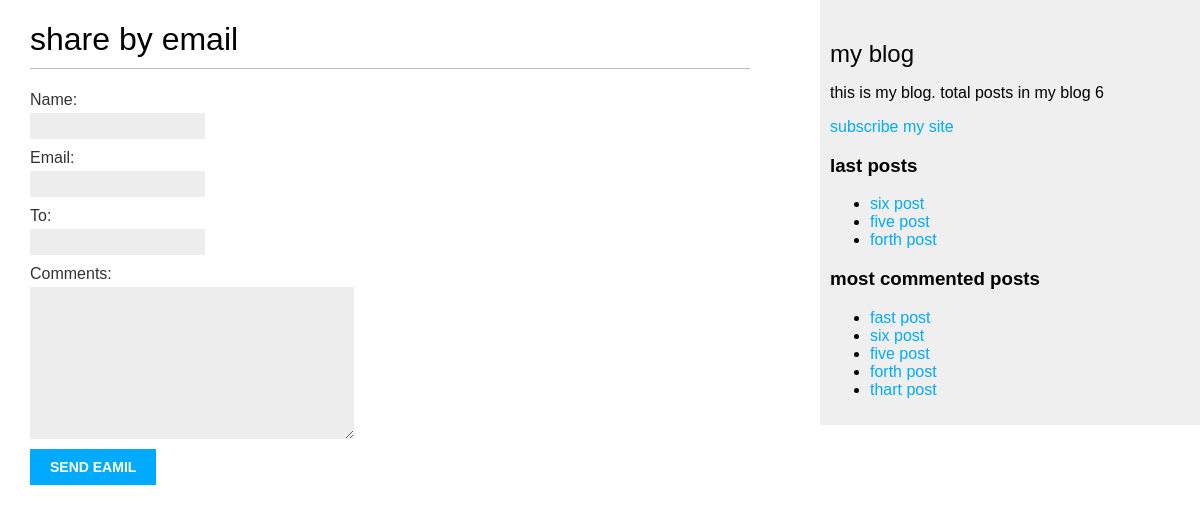
/blog/5/share/, run on an earlier commit of the app's database.
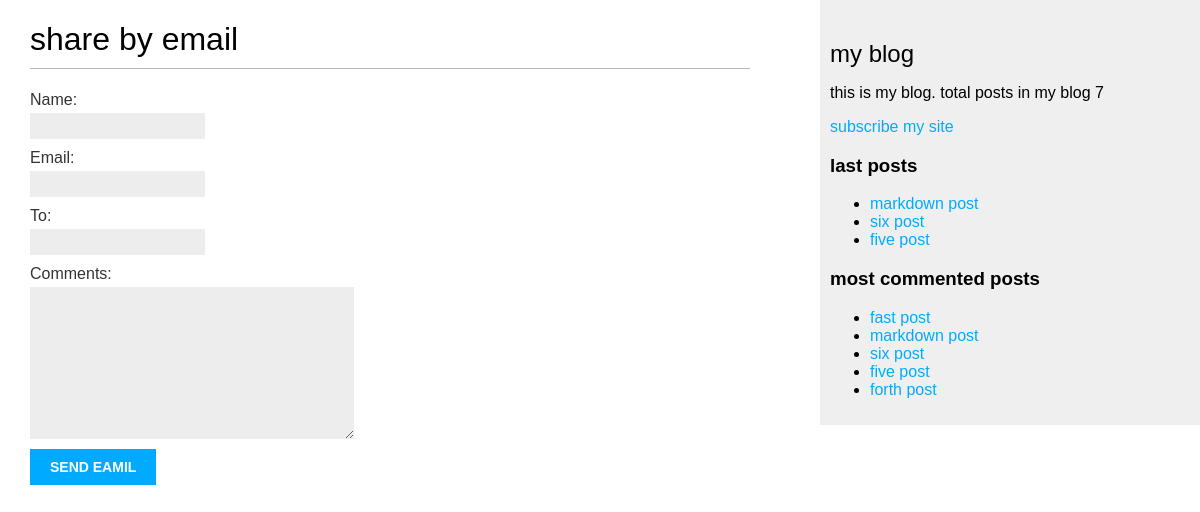
And on a later commit of the database.
### blogpost/models.py (models this page shows, shortened)
class Post(models.Model):
    class Status(models.TextChoices):
        PUBLISH = 'PB','Publish'
        DRAFT = 'DR','Draft'
    title = models.CharField(max_length=50)
    slug = models.SlugField(
        max_length=50,
        unique_for_date='publish')
    author = models.ForeignKey(
        settings.AUTH_USER_MODEL,
        on_delete=models.CASCADE)
    created = models.DateTimeField(auto_now_add=True)
    updated = models.DateTimeField(auto_now=True)
    publish = models.DateTimeField(default=timezone.now)
    body = models.TextField()
    status = models.CharField(
        max_length=2,
        choices=Status,
        default=Status.DRAFT
    )
    objects = models.Manager()
    published = PublishedManager()
    tags = TaggableManager()
    class Meta:
        ordering = ['-publish']
        indexes = [
            models.Index(fields=['-publish'])
        ]
    def get_absolute_url(self):
        return reverse (
            'blog:post_detail',
            args=[self.publish.day,
                  self.publish.month,
                  self.publish.year,
                  self.slug]
        )

### blogpost/views.py (the view)
# urls.py: path('<int:post_id>/share/',views.post_share, name='post_share'),
def post_share(request, post_id):
    post = get_object_or_404(
        Post,
        id=post_id,
        status=Post.Status.PUBLISH
    )
    sent=False
    if request.method == 'POST':
        form = EmailPostForm(request.POST)
        if form.is_valid():
            cd = form.cleaned_data
            post_url = request.build_absolute_uri(
                post.get_absolute_url()
            )
            subject = f"{cd['name']} ({cd['email']}) plese read this post{post.title}"
            message = f"plese click this link and red this post {post.title} {post_url}\n\n {cd['comments']}"
            send_mail(
                subject,
                message,
                None,
                [cd['to']]
            )
            sent=True
    else:
        form = EmailPostForm()
    return render (request,'blog/post_share.html',{
        'post':post,
        'form':form,
        'sent':sent
    })

### blogpost/forms.py
class EmailPostForm(forms.Form):
    name = forms.CharField(max_length=50)
    email = forms.EmailField()
    to = forms.EmailField()
    comments = forms.CharField(
        required=False,
        widget=forms.Textarea
    )

### blogpost/models.py (called while the page is built)
    def get_queryset(self):
        return (
            super().get_queryset().filter(status=Post.Status.PUBLISH)
        )

### blogpost/templatetags/blog_tags.py (called while the page is built)
@register.simple_tag
def total_posts():
    return Post.published.count()

@register.inclusion_tag('blog/last_posts.html')
def show_last_posts(count=5):
    last_posts = Post.published.order_by('-publish')[:count]
    return {'last_posts':last_posts}

@register.simple_tag
def get_most_commented_posts(count=5):
    return Post.published.annotate(
        total_comments=Count('comments')
    ).order_by('-total_comments', '-publish')[:count]

### templates/blog/post_share.html (shortened to what this page needs)
{% extends "common/base.html" %}
{% block content %}
{% if sent %}
<h1> email succesfully sent</h1>
<p>
    {{post.title}} succesfully sent to {{form.cleaned_data.to}}
</p>
{% else %}
<h1>share {{post.titel}} by email </h1>
<form method="post">
    {{form.as_p}}
    <input type="submit" value="Send eamil">
</form>
{% endif %}
{% endblock content %}

### templates/common/base.html (shortened to what this page needs)
{% load static %}
{% load blog_tags %}
<!DOCTYPE html>
<html lang="en">
<head>
    <link rel="stylesheet" href="{% static 'css/style.css' %}">
</head>
<body>
   <div id="content">
      {% block content %}
      {% endblock content %}
   </div>
   <div id="sidebar">
    <h2>my blog</h2>
    <p>
        this is my blog.
        total posts in my blog {% total_posts %}
    </p>
    <p>
        <a href="{% url 'blog:post_feed' %}"> subscribe my site </a>
    </p>
    <h3>last posts</h3>
    {% show_last_posts 3 %}
    <h3>most commented posts</h3>
    {% get_most_commented_posts as most_commented_posts %}
    <ul>
        {% for post in most_commented_posts %}
        <li>
            <a href="{{post.get_absolute_url}}"> {{post.title}} </a>
        </li>
        {% endfor %}
    </ul>
   </div>
</body>
</html>

### templates/blog/last_posts.html
<ul>
    {% for post in last_posts %}
    <li>
        <a href="{{post.get_absolute_url}}">{{post.title}}</a>
    </li>
    {% endfor %}
</ul>

What changed in the data, as far as the page shows it:
no longer on this page (row unchanged): Post: title "thart post", shown under "most commented posts"
no longer on one of the page's lists (row unchanged): Post: title "forth post"
added Post: title "markdown post"
Also different on the page:
text no longer shown: "6"
text now shown: "7"
